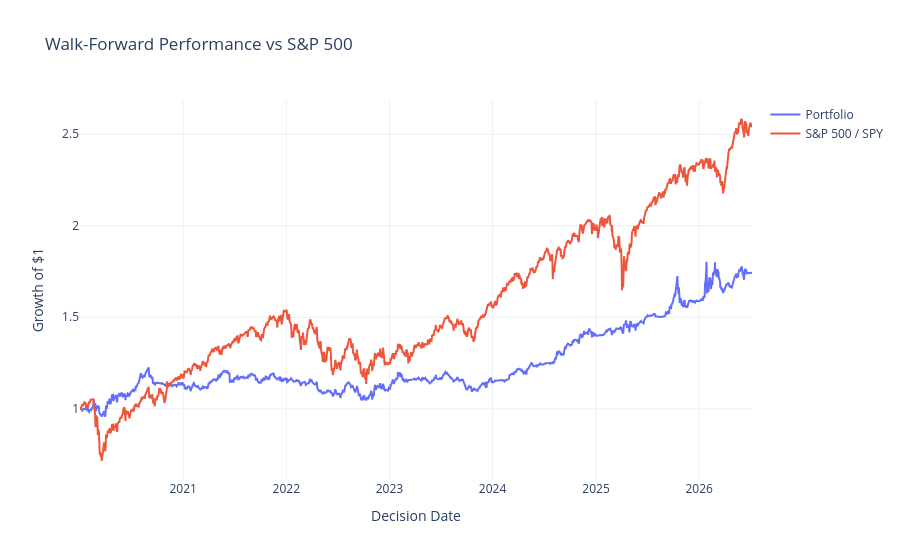

This figure's notebook cell:
### Markdown cell above
## Performance vs S&P 500

### Code cell
performance_fig = build_performance_figure(result)
performance_fig.show()

### Figure 1 — Plotly figure (JSON) as saved in the notebook; plotly's stock layout.template omitted (floating-point values rounded to 4 significant figures; data arrays with more than 128 entries replaced by an {"elided": "..."} marker saying what was removed)
{"data": [{"mode": "lines", "name": "Portfolio", "type": "scatter", "x": {"elided": "1635 str values"}, "y": {"elided": "1635 float values"}}, {"mode": "lines", "name": "S&P 500 / SPY", "type": "scatter", "x": {"elided": "1635 str values"}, "y": {"elided": "1635 float values"}}], "layout": {"title": {"text": "Walk-Forward Performance vs S&P 500"}, "xaxis": {"title": {"text": "Decision Date"}}, "yaxis": {"title": {"text": "Growth of $1"}}}}
